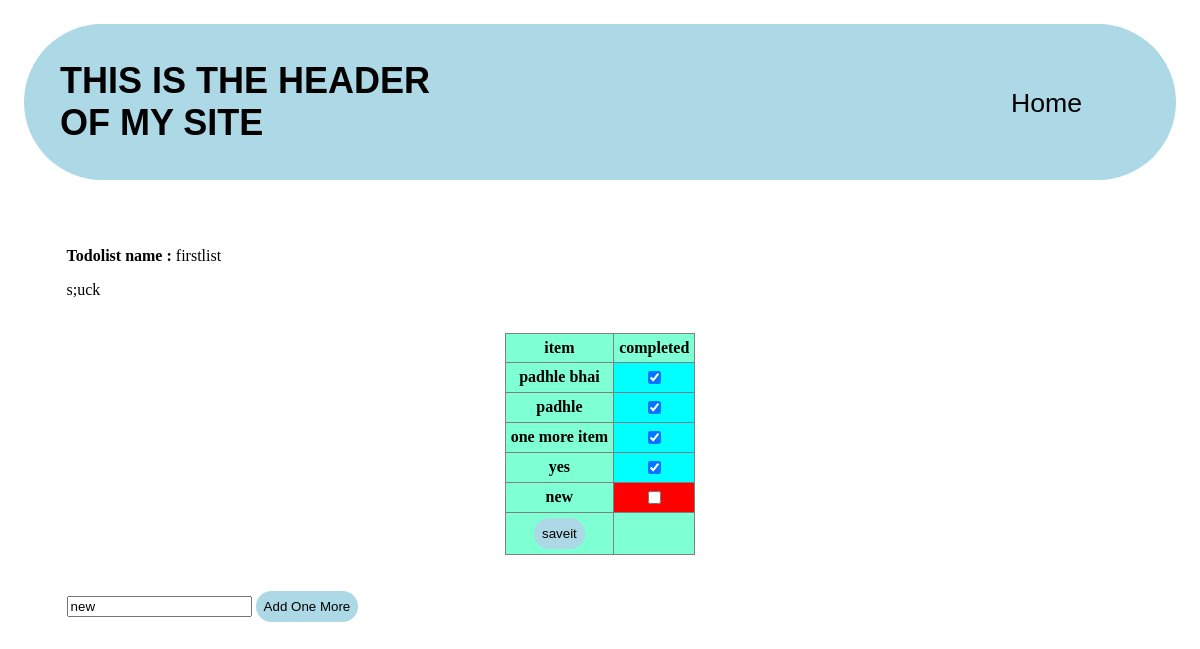
Page /main/1 on the committed database.
### main/models.py (models this page shows, shortened)
class ToDolist(models.Model):
    name = models.CharField(max_length=199)

class Item(models.Model):
    todolist = models.ForeignKey(ToDolist, on_delete=models.CASCADE)
    text = models.CharField(max_length=300)
    complete = models.BooleanField()

### main/views.py (the view, shortened to what this page needs)
# urls.py: path("<int:id>", views.list, name="todolistid"),
def list(responce, id):
    ls = models.ToDolist.objects.get(id=id)
    return render(responce, "main/list.html", {"ls": ls})

### main/templates/main/list.html (shortened to what this page needs)
{% extends "main/base.html" %}
{% block content %}
  <p><b>Todolist name : </b>{{ls.name}}</p>
  <p>s;uck</p>
  <br>
  <form method = 'post' action = '#'>
    <table border = '1' style="border-radius:2px; background-color: aquamarine">
      <tr>
        <th>item</th>
        <th>completed</th>
      </tr>
      {% for item in ls.item_set.all %}
        <tr>
          <th>{{item.text}}</th>
          <th style="{%if item.complete %}background-color:aqua{% else %}background-color:red{% endif %}">
            {% if item.complete %}
            <input type="checkbox" name="c{{item.id}}" value="clicked" checked></input>
            {% else%}
            <input type="checkbox" name="c{{item.id}}" value="clicked"></input>
            {% endif %}
          </th>
        </tr>
      {% endfor %}
      <tr>
        <td>
          <button type="submit", name = "save" value = "save">saveit</button>
        </td>
      </tr>
    </table>
    <br>
    <br>
    <input type="text" name="new" value="new">
    <button type="submit", name = "NewItem" value = "NewItem">Add One More</button>
  </form>
{% endblock %}

### main/templates/main/base.html (style rules this page uses)
table { margin-left:auto; margin-right:auto; background-color:aqua; border-radius:22px; border-collapse:collapse; }
th,td { text-align:center; border-radius:14; padding:5px; }
button { text-position:center; border-radius:25px; padding:8px; background-color:lightblue; border:0px; cursor:pointer; }

### rows in the picture
ToDolist: name "firstlist"
Item: text "padhle bhai"
Item: text "padhle"
Item: text "one more item"
Item: text "yes"
Item: text "new"
